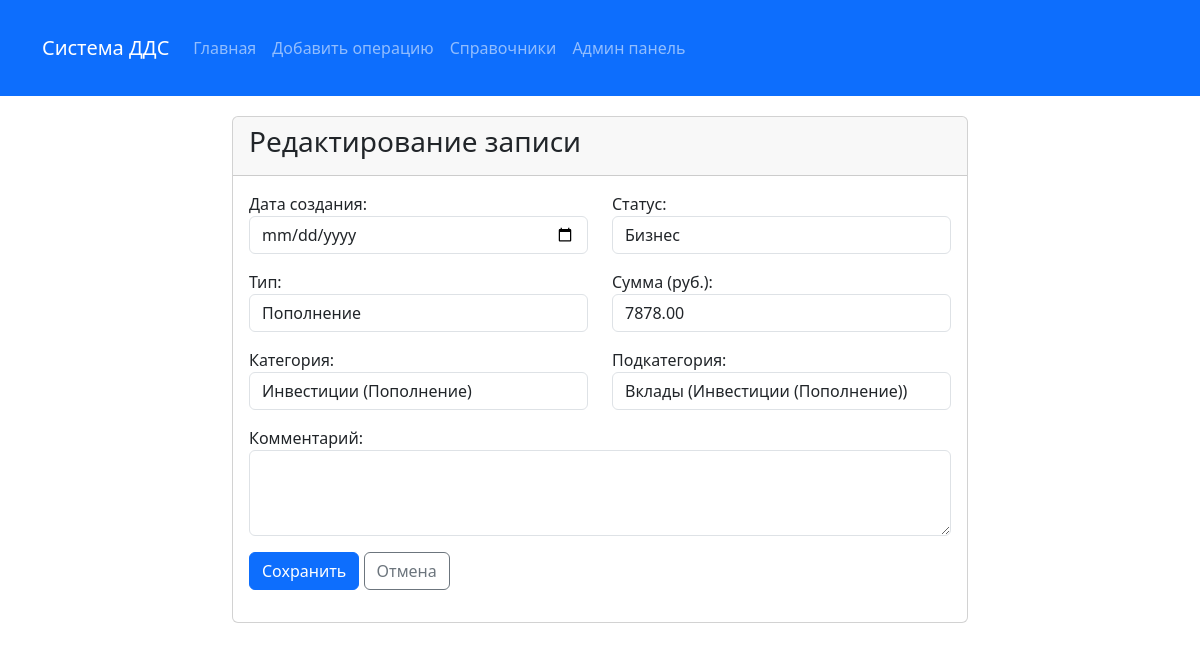
The app's page /cash-flow/8/update/ with its own data.
### cash_flow/models.py (models this page shows, shortened)
class CashFlow(models.Model):
    created_date = models.DateField(default=timezone.now, verbose_name="Дата создания")
    status = models.ForeignKey(Status, on_delete=models.PROTECT, verbose_name="Статус")
    type = models.ForeignKey(Type, on_delete=models.PROTECT, verbose_name="Тип")
    category = models.ForeignKey(Category, on_delete=models.PROTECT, verbose_name="Категория")
    subcategory = models.ForeignKey(Subcategory, on_delete=models.PROTECT, verbose_name="Подкатегория")
    amount = models.DecimalField(max_digits=12, decimal_places=2, validators=[MinValueValidator(0.01)],
                                 verbose_name="Сумма (руб.)")
    comment = models.TextField(blank=True, null=True, verbose_name="Комментарий")
    created_at = models.DateTimeField(auto_now_add=True, verbose_name="Время записи в систему")
    updated_at = models.DateTimeField(auto_now=True, verbose_name="Время обновления")
    class Meta:
        verbose_name = "Движение денежных средств"
        verbose_name_plural = "Движение денежных средств"
        ordering = ['-created_date']

### cash_flow/views.py (the view, shortened to what this page needs)
# urls.py: path('cash-flow/<int:pk>/update/', views.CashFlowUpdateView.as_view(), name='cash_flow_update'),
class CashFlowUpdateView(View):
    def get(self, request, pk):
        cash_flow = get_object_or_404(CashFlow, pk=pk)
        form = CashFlowForm(instance=cash_flow)
        return render(request, 'cash_flow/cash_flow_form.html', {'form': form, 'cash_flow': cash_flow})

### cash_flow/models.py (called while the page is built)
    def __str__(self):
        return self.name

    def __str__(self):
        return self.name

    def __str__(self):
        return f"{self.name} ({self.type})"

    def __str__(self):
        return f"{self.name} ({self.category})"

### cash_flow/templates/cash_flow/cash_flow_form.html (shortened to what this page needs)
{% extends 'cash_flow/base.html' %}
{% block content %}
<div class="row">
    <div class="col-md-8 offset-md-2">
        <div class="card">
            <div class="card-header">
                <h3>{% if cash_flow %}Редактирование записи{% else %}Добавление новой записи{% endif %}</h3>
            </div>
            <div class="card-body">
                <form method="post">
                    <div class="row mb-3">
                        <div class="col-md-6">
                            {{ form.created_date.label_tag }}
                            {{ form.created_date }}
                        </div>
                        <div class="col-md-6">
                            {{ form.status.label_tag }}
                            {{ form.status }}
                        </div>
                    </div>
                    <div class="row mb-3">
                        <div class="col-md-6">
                            {{ form.type.label_tag }}
                            {{ form.type }}
                        </div>
                        <div class="col-md-6">
                            {{ form.amount.label_tag }}
                            {{ form.amount }}
                        </div>
                    </div>
                    <div class="row mb-3">
                        <div class="col-md-6">
                            {{ form.category.label_tag }}
                            {{ form.category }}
                        </div>
                        <div class="col-md-6">
                            {{ form.subcategory.label_tag }}
                            {{ form.subcategory }}
                        </div>
                    </div>
                    <div class="mb-3">
                        {{ form.comment.label_tag }}
                        {{ form.comment }}
                    </div>
                    <div class="mb-3">
                        <button type="submit" class="btn btn-primary">Сохранить</button>
                        <a href="{% url 'index' %}" class="btn btn-outline-secondary">Отмена</a>
                    </div>
                </form>
            </div>
        </div>
    </div>
</div>
{% endblock %}

### records on screen
CashFlow: status "Бизнес", type "Пополнение", amount "7878.00", category "Инвестиции (Пополнение)", subcategory "Вклады (Инвестиции (Пополнение))"
